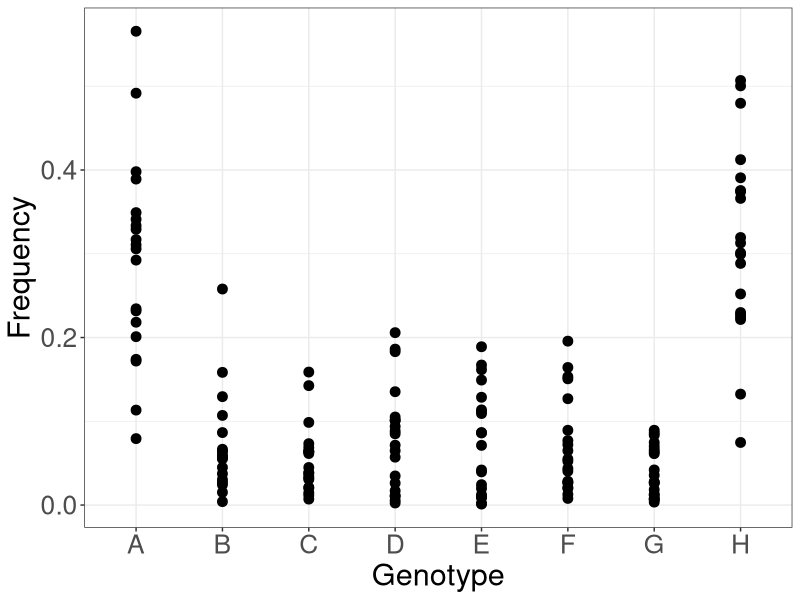
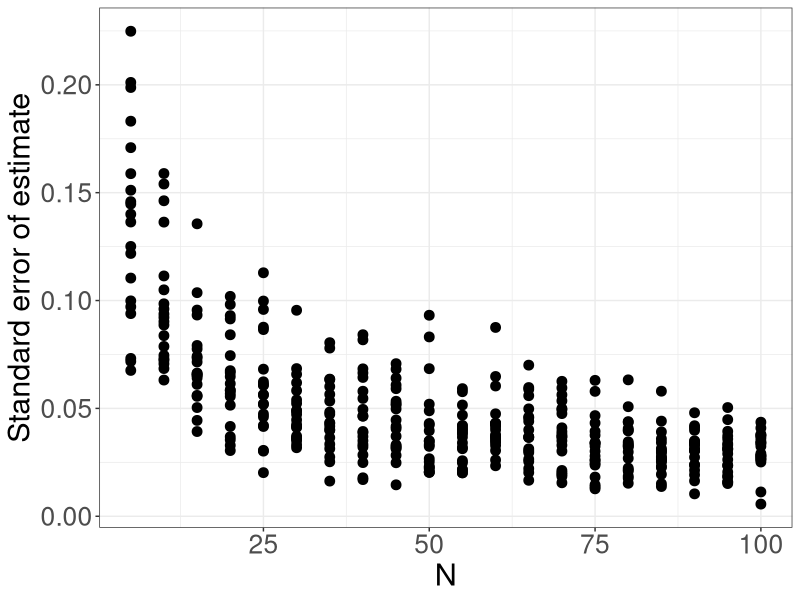
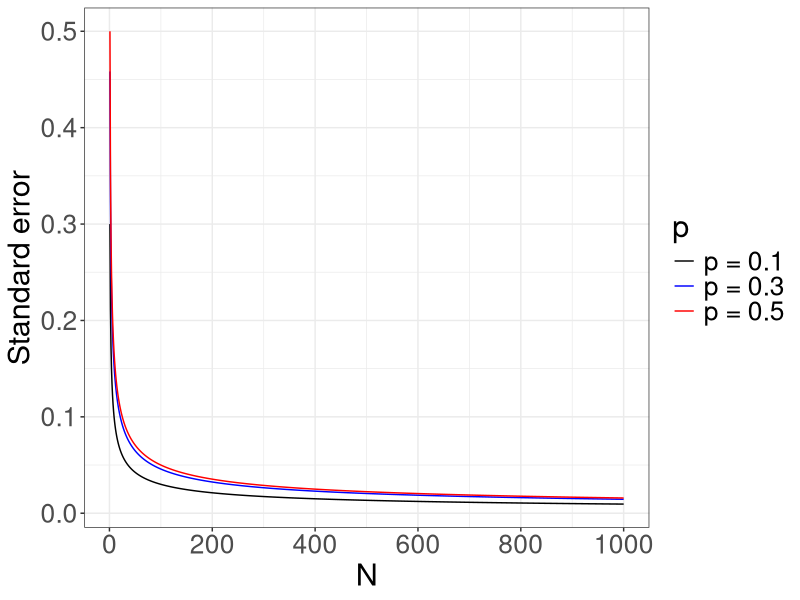
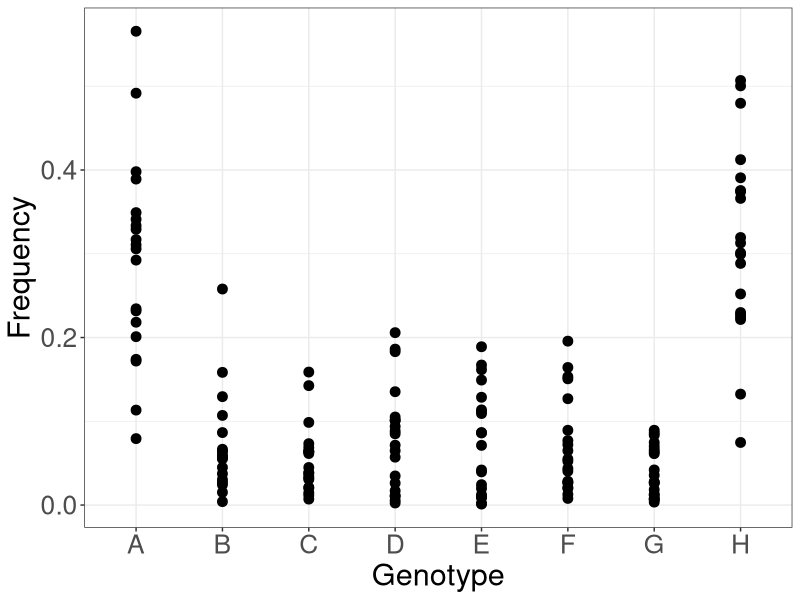
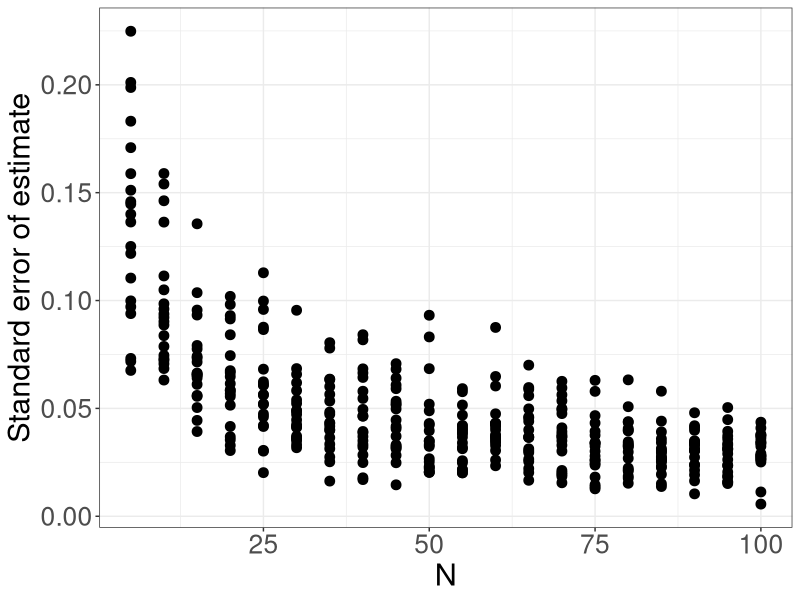
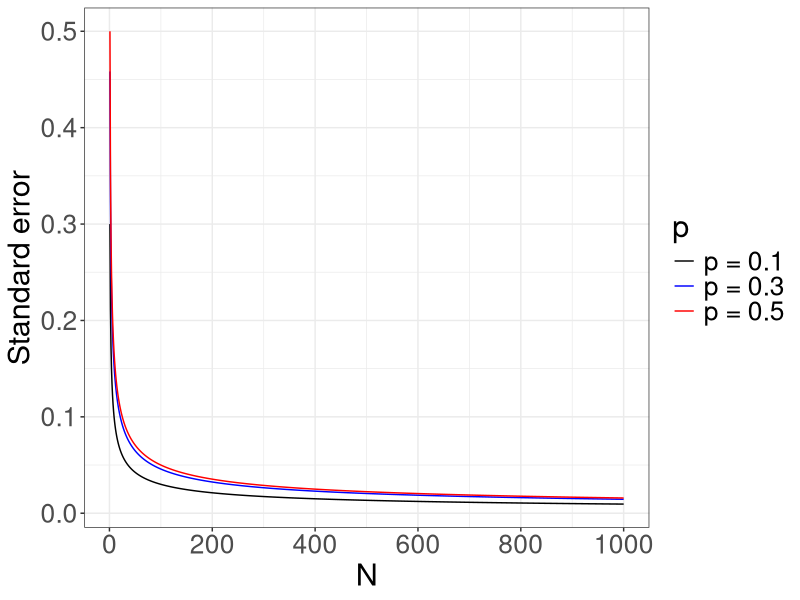

Write the R code that produced these figures, in order.
library(tidyverse)
library(gtools)

test.props <- as.data.frame(rdirichlet(20, c(5,1,1,1,1,1,1,5)))
colnames(test.props) <- c("A","B","C","D","E","F","G","H")

prop.gather <- gather(test.props, key = "rep", value = "freq")
ggplot(data = prop.gather, aes(x = rep, y = freq))+
  geom_point(cex = 3)+
  xlab("Genotype")+
  ylab("Frequency")+
  theme_bw()+
  theme(axis.title = element_text(size = 22),
        axis.text = element_text(size = 19))
ggsave("runs/run_061224/dirichlet_dist.png")

test.props <- test.props %>%
  mutate("rep" = c(1:20)) %>%
  group_split(rep)

test.props <- map(test.props, select, -rep)
test.props <- lapply(test.props, t)
test.props <- map(test.props, as.data.frame)
test.props <- map(test.props, rownames_to_column)
for(i in seq_along(test.props)){
  colnames(test.props[[i]]) <- c("ID","freq")
}

prop.sample <- function(prop, trials){
  prop.draw <- sample(prop$ID,trials,replace = T,prob = prop$freq)
  post.freq <- as.data.frame(table(prop.draw)/trials)
  colnames(post.freq) <- c("ID","post_freq")
  freq.tab <- left_join(prop, post.freq, by = "ID")
  freq.tab <- relocate(freq.tab, ID, .before = freq)
  freq.tab[is.na(freq.tab)] <- 0
  return(freq.tab)
}

re.samples <- list()
seq.vec <- seq(5,100,5)
for(i in seq_along(seq.vec)){
  re.samples[[i]] <- map2(test.props, seq.vec[[i]], prop.sample)
}
names(re.samples) <- seq(5,100,5)

calc.see <- function(re){
  num <- list()
  see <- list()
  for(i in seq_along(re)){
    num[[i]] <- sum((re[[i]]$freq - re[[i]]$post_freq)^2)
    see[[i]] <- sqrt(num[[i]]/8)
  }
  see <- unlist(see)
  return(see)
}
comp <- map(re.samples, calc.see)

comp <- bind_cols(comp)
comp.gather <- gather(comp, value = "off", key = "sample_count")
comp.gather$sample_count <- as.numeric(comp.gather$sample_count)

ggplot(comp.gather, aes(x= sample_count, y= off))+
  geom_point(cex = 3)+
  xlab("N")+
  ylab("Standard error of estimate")+
  theme_bw()+
  theme(axis.title = element_text(size = 22),
        axis.text = element_text(size = 19))
ggsave("runs/run_061224/dirichlet_see.png")

#or calculate standard error for a range of population frequencies
calc.se <- function(p,n){
  num <- p * (1-p)
  inner <- num/n
  se <- sqrt(inner)
  return(se)
}

test01 <- unlist(map2(0.1, c(1:1000), calc.se))
test03 <- unlist(map2(0.3, c(1:1000), calc.se))
test05 <- unlist(map2(0.5, c(1:1000), calc.se))

test.se <- bind_cols("n" = c(1:1000),"p = 0.1" = test01,"p = 0.3" = test03, 
                     "p = 0.5" = test05)
test.se.gather <- gather(test.se, key = "p", value = "se", -n)

ggplot(test.se.gather, aes(x = n, y = se, color = p))+
  geom_line()+
  xlab("N")+
  scale_x_continuous(breaks = c(0,200,400,600,800,1000))+
  ylab("Standard error")+
  scale_color_manual(values = c("black","blue","red"))+
  theme_bw()+
  theme(axis.title = element_text(size = 22),
        axis.text = element_text(size = 19),
        legend.title = element_text(size = 22),
        legend.text = element_text(size = 19))
ggsave("runs/run_061224/stderror.png")




